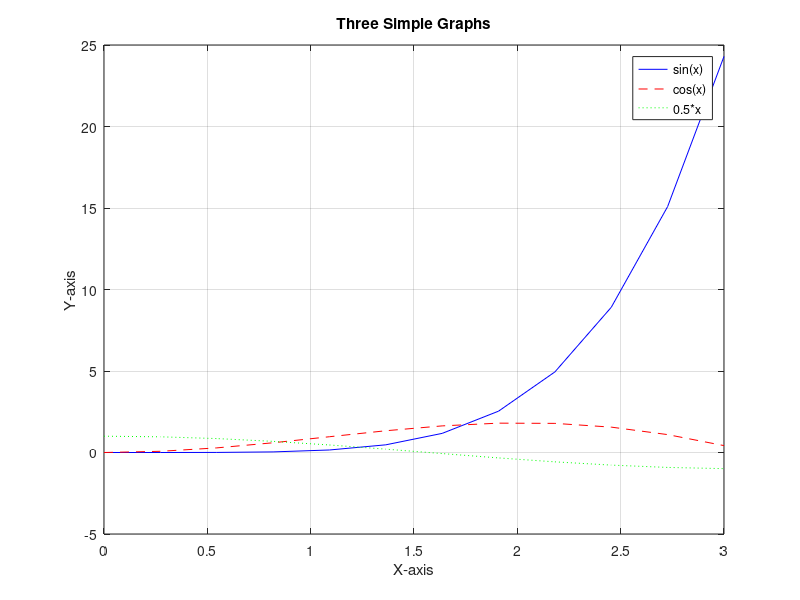

MATLAB code to generate this figure:
x  = linspace(0,3,12);

y1 = (x.^5)/10
y2 = x .* sin(x)
y3 = cos(x)

plot(x,y1,'b-');
hold on
plot(x,y2,'r--');
plot(x,y3,'g:');

xlabel('X-axis');
ylabel('Y-axis');
title('Three Simple Graphs');
legend('sin(x)', 'cos(x)', '0.5*x');

% Display the grid
grid on;
